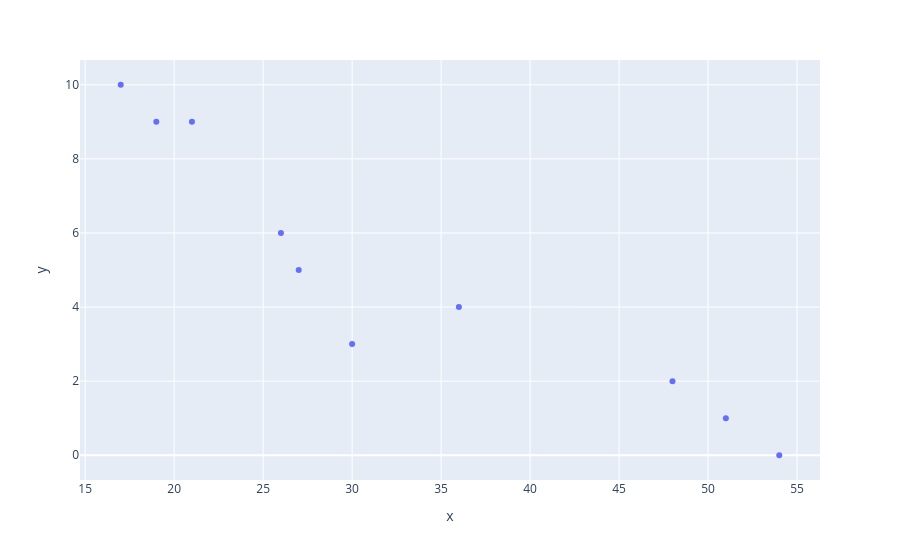

Notebook source saved alongside this figure:
### Markdown cell above
Draw a dispersion diagram (scatter plot) for the data.

### Code cell
# Your code here
fig = px.scatter(x=student_data["Age"], y=student_data["Tardies"])
fig.show()

### Figure 1 — Plotly figure (JSON) as saved in the notebook; plotly's stock layout.template omitted (floating-point values rounded to 4 significant figures)
{"data": [{"hovertemplate": "x=%{x}<br>y=%{y}<extra></extra>", "legendgroup": "", "marker": {"color": "#636efa", "symbol": "circle"}, "mode": "markers", "name": "", "orientation": "v", "showlegend": false, "type": "scatter", "x": [17, 51, 27, 21, 36, 48, 19, 26, 54, 30], "xaxis": "x", "y": [10, 1, 5, 9, 4, 2, 9, 6, 0, 3], "yaxis": "y"}], "layout": {"legend": {"tracegroupgap": 0}, "margin": {"t": 60}, "xaxis": {"anchor": "y", "domain": [0, 1], "title": {"text": "x"}}, "yaxis": {"anchor": "x", "domain": [0, 1], "title": {"text": "y"}}}}
